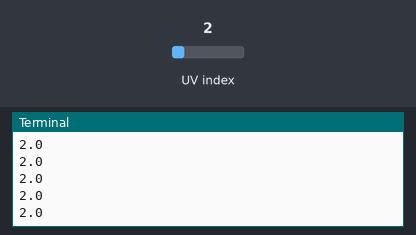
The program below on a simulated Raspberry Pi (BCM pin numbers). Shown: the last lines printed to the terminal. Inputs (shaded band) come from the test bench; at power-on: UV index 2. The clock reads 2024-03-15 10:24:30 at power-on unless the program sets it; files the program writes start out absent.

Above: at 1.2 s.
1.3 s: UV index set to 0.2
At 1.7 s:
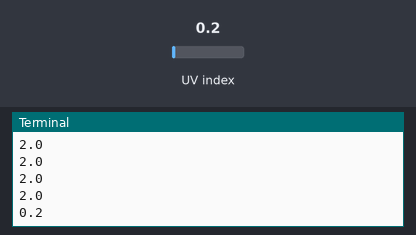
2.8 s: UV index set to 3
At 2.96 s:
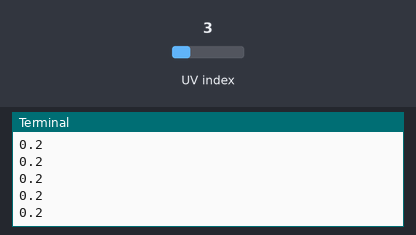
Timing chart, 0 to 5.8 s (numbered marks = the images above; inputs shaded):
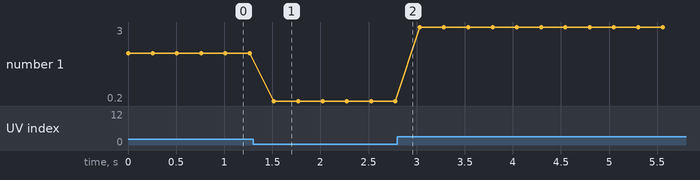

Measured:
- after the input at 1.3 s, the terminal: prints a new line after 0.22 s (image 1)
- plotted number 1: 2 → 0.2 after the input at 1.3 s, 0.2 → 3 after the input at 2.8 s

The program:

uvsensor.py
```python
import time
import board  # are required to connect to UV sensor. If there is an error saying cannot import, then you must manually install the modules to the pi
import busio  # are required to connect to UV sensor. If there is an error saying cannot import, then you must manually install the modules to the pi
import adafruit_veml6075  # are required to connect to UV sensor. If there is an error saying cannot import, then you must manually install the modules to the pi
import os
import sys
import datetime
import csv

i2c = busio.I2C(board.SCL, board.SDA)
veml = adafruit_veml6075.VEML6075(i2c, integration_time=100)

# Basic description of code:
# This code is very simple compared to the code for the temperature sensors or geiger counter
# All this code does is create a loop where it is constantly pulling data from the sensor and placing it into a .csv file with a timestamp
# That is all it does.

def main():
    with open('/home/pi/mamdau2data/UVsensor.csv', 'a+') as f: # opens file UVsensorDATA.txt to add data


        while True:
            try:
                with open('/home/pi/mamdau2data/UVsensor.csv', 'a+') as f:
                    now = datetime.datetime.now()
                    f.write('%.5f' % veml.uv_index)
                    f.write(',')
                    f.write('%.5f' % veml.uva)
                    f.write(',')
                    f.write('%.5f' % veml.uvb)
                    f.write(',')
                    f.write(now.strftime("%H:%M:%S"))
                    f.write(' ')
                    f.write('\n')  # writes data to the Hundred-Thouasandths place and outputs to file UVsensorDATA.txt and creates new line
                    print(veml.uv_index)
                    time.sleep(0.25)
                    f.close()
            except KeyboardInterrupt:
                f.close()
                print('File Closed')
                sys.exit(0)


if __name__ == '__main__':
    main()
```
